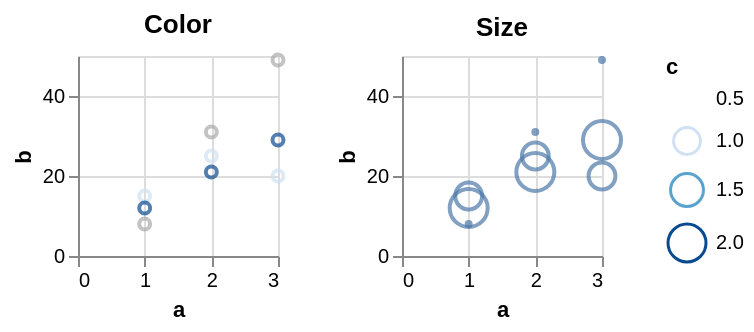

The specification (Vega-Lite) saved for this image:
### Vega specification from a JSON file in a GitHub repository (floating-point values rounded to 4 significant figures)
{"$schema": "https://vega.github.io/schema/vega/v5.json", "description": "Testing invalid", "background": "white", "padding": 5, "height": 100, "data": [{"name": "source_0", "values": [{"a": 1, "b": 15, "c": 1}, {"a": 2, "b": 25, "c": 1}, {"a": 3, "b": 20, "c": 1}, {"a": 1, "b": 12, "c": 2}, {"a": 2, "b": 21, "c": 2}, {"a": 3, "b": 29, "c": 2}, {"a": 1, "b": 8, "c": null}, {"a": 2, "b": 31, "c": null}, {"a": 3, "b": 49, "c": null}]}, {"name": "data_0", "source": "source_0", "transform": [{"type": "filter", "expr": "isValid(datum[\"a\"]) && isFinite(+datum[\"a\"]) && isValid(datum[\"b\"]) && isFinite(+datum[\"b\"])"}]}], "signals": [{"name": "childWidth", "value": 100}], "layout": {"padding": 20, "bounds": "full", "align": "each"}, "marks": [{"type": "group", "name": "concat_0_group", "title": {"text": "Color", "frame": "group"}, "style": "cell", "encode": {"update": {"width": {"signal": "childWidth"}, "height": {"signal": "height"}}}, "marks": [{"name": "concat_0_marks", "type": "symbol", "style": ["point"], "from": {"data": "data_0"}, "encode": {"update": {"opacity": {"value": 0.7}, "fill": {"value": "transparent"}, "stroke": [{"test": "!isValid(datum[\"c\"]) || !isFinite(+datum[\"c\"])", "value": "#aaa"}, {"scale": "color", "field": "c"}], "ariaRoleDescription": {"value": "point"}, "description": {"signal": "\"a: \" + (format(datum[\"a\"], \"\")) + \"; b: \" + (format(datum[\"b\"], \"\")) + \"; c: \" + (format(datum[\"c\"], \"\"))"}, "x": {"scale": "concat_0_x", "field": "a"}, "y": {"scale": "concat_0_y", "field": "b"}}}}], "axes": [{"scale": "concat_0_x", "orient": "bottom", "gridScale": "concat_0_y", "grid": true, "tickCount": {"signal": "ceil(childWidth/40)"}, "domain": false, "labels": false, "aria": false, "maxExtent": 0, "minExtent": 0, "ticks": false, "zindex": 0}, {"scale": "concat_0_y", "orient": "left", "gridScale": "concat_0_x", "grid": true, "tickCount": {"signal": "ceil(height/40)"}, "domain": false, "labels": false, "aria": false, "maxExtent": 0, "minExtent": 0, "ticks": false, "zindex": 0}, {"scale": "concat_0_x", "orient": "bottom", "grid": false, "title": "a", "labelFlush": true, "labelOverlap": true, "tickCount": {"signal": "ceil(childWidth/40)"}, "zindex": 0}, {"scale": "concat_0_y", "orient": "left", "grid": false, "title": "b", "labelOverlap": true, "tickCount": {"signal": "ceil(height/40)"}, "zindex": 0}]}, {"type": "group", "name": "concat_1_group", "title": {"text": "Size", "frame": "group"}, "style": "cell", "encode": {"update": {"width": {"signal": "childWidth"}, "height": {"signal": "height"}}}, "marks": [{"name": "concat_1_marks", "type": "symbol", "style": ["point"], "from": {"data": "data_0"}, "encode": {"update": {"opacity": {"value": 0.7}, "fill": {"value": "transparent"}, "stroke": {"value": "#4c78a8"}, "ariaRoleDescription": {"value": "point"}, "description": {"signal": "\"a: \" + (format(datum[\"a\"], \"\")) + \"; b: \" + (format(datum[\"b\"], \"\")) + \"; c: \" + (format(datum[\"c\"], \"\"))"}, "x": {"scale": "concat_1_x", "field": "a"}, "y": {"scale": "concat_1_y", "field": "b"}, "size": [{"test": "!isValid(datum[\"c\"]) || !isFinite(+datum[\"c\"])", "value": 4}, {"scale": "size", "field": "c"}]}}}], "axes": [{"scale": "concat_1_x", "orient": "bottom", "gridScale": "concat_1_y", "grid": true, "tickCount": {"signal": "ceil(childWidth/40)"}, "domain": false, "labels": false, "aria": false, "maxExtent": 0, "minExtent": 0, "ticks": false, "zindex": 0}, {"scale": "concat_1_y", "orient": "left", "gridScale": "concat_1_x", "grid": true, "tickCount": {"signal": "ceil(height/40)"}, "domain": false, "labels": false, "aria": false, "maxExtent": 0, "minExtent": 0, "ticks": false, "zindex": 0}, {"scale": "concat_1_x", "orient": "bottom", "grid": false, "title": "a", "labelFlush": true, "labelOverlap": true, "tickCount": {"signal": "ceil(childWidth/40)"}, "zindex": 0}, {"scale": "concat_1_y", "orient": "left", "grid": false, "title": "b", "labelOverlap": true, "tickCount": {"signal": "ceil(height/40)"}, "zindex": 0}]}], "scales": [{"name": "color", "type": "linear", "domain": {"data": "data_0", "field": "c"}, "range": "ramp", "interpolate": "hcl", "zero": false}, {"name": "size", "type": "linear", "domain": {"data": "data_0", "field": "c"}, "range": [0, 361], "zero": true}, {"name": "concat_0_x", "type": "linear", "domain": {"data": "data_0", "field": "a"}, "range": [0, {"signal": "childWidth"}], "nice": true, "zero": true}, {"name": "concat_0_y", "type": "linear", "domain": {"data": "data_0", "field": "b"}, "range": [{"signal": "height"}, 0], "nice": true, "zero": true}, {"name": "concat_1_x", "type": "linear", "domain": {"data": "data_0", "field": "a"}, "range": [0, {"signal": "childWidth"}], "nice": true, "zero": true}, {"name": "concat_1_y", "type": "linear", "domain": {"data": "data_0", "field": "b"}, "range": [{"signal": "height"}, 0], "nice": true, "zero": true}], "legends": [{"stroke": "color", "gradientLength": {"signal": "clamp(height, 64, 200)"}, "title": "c", "encode": {"gradient": {"update": {"opacity": {"value": 0.7}}}}, "symbolType": "circle", "size": "size"}]}
